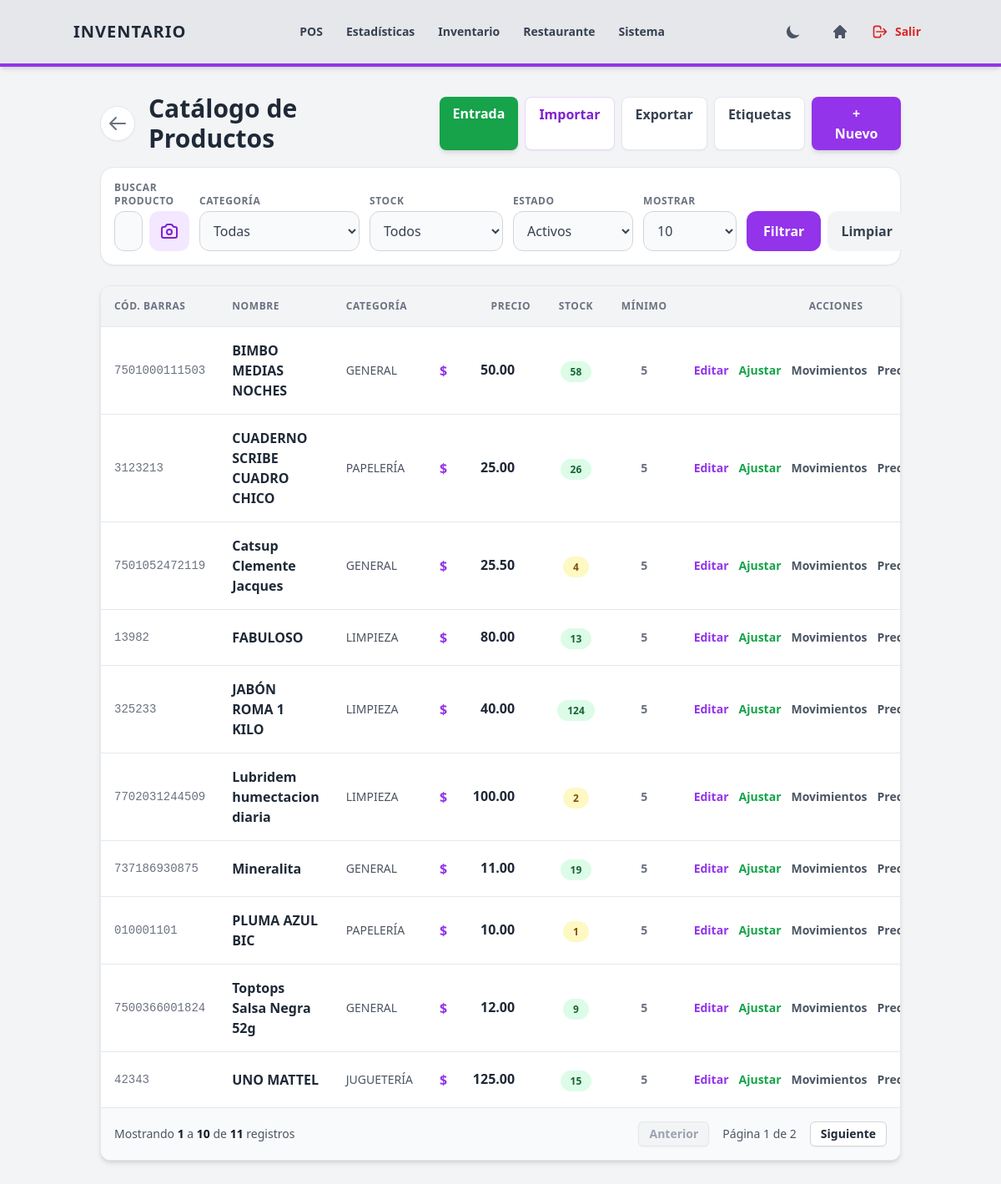
/inventario/productos/ (signed in), run on an earlier commit of the app's database.
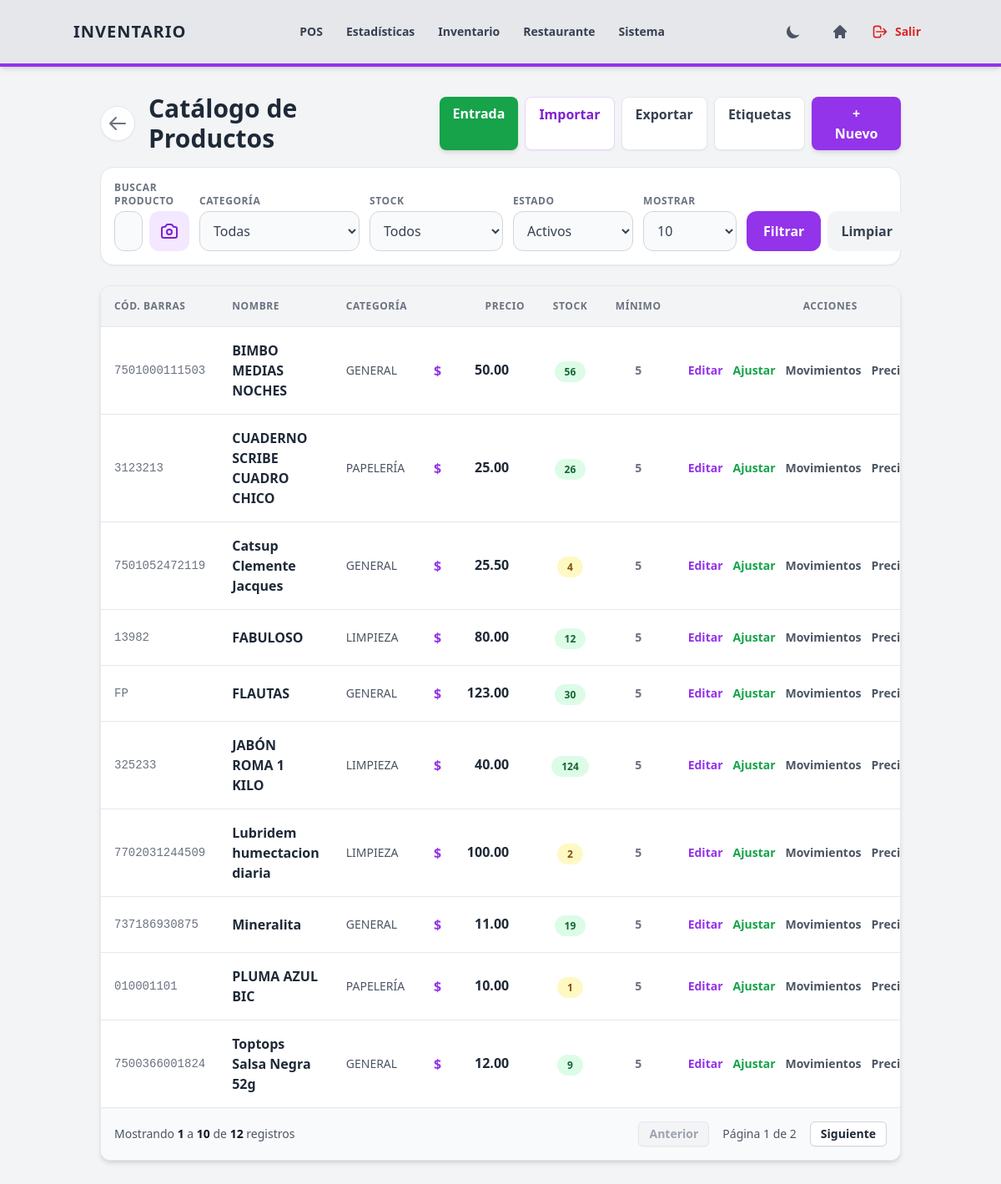
And on a later commit of the database.
### inventario/models.py (models this page shows, shortened)
class Producto(models.Model):
    codigo_barras = models.CharField(max_length=50, unique=True)
    nombre = models.CharField(max_length=200)
    categoria = models.ForeignKey(Categoria, on_delete=models.SET_NULL, null=True, related_name='productos')
    stock = models.IntegerField(default=0)
    stock_minimo = models.PositiveIntegerField(default=5)
    activo = models.BooleanField(default=True)
    class Meta:
        constraints = [
            models.CheckConstraint(condition=models.Q(stock__gte=0), name='producto_stock_no_negativo'),
            models.CheckConstraint(condition=models.Q(stock_minimo__gte=0), name='producto_stock_minimo_no_negativo'),
        ]

class Categoria(models.Model):
    nombre = models.CharField(max_length=100, unique=True)
    descripcion = models.TextField(blank=True, null=True)

class PrecioProducto(models.Model):
    producto = models.OneToOneField(Producto, on_delete=models.CASCADE, related_name='precios')
    costo = models.DecimalField(max_digits=10, decimal_places=2)
    precio = models.DecimalField(max_digits=10, decimal_places=2)
    margen_ganancia = models.DecimalField(max_digits=10, decimal_places=2, editable=False)
    fecha_ultimo_cambio = models.DateTimeField(auto_now=True)

### inventario/views/productos.py (the view)
# urls.py: path('productos/', views.lista_inventario, name='lista_inventario'),
@login_required
@permission_required(VER_INVENTARIO_PERMISSION, login_url='portal_principal')
def lista_inventario(request):
    contexto = _lista_inventario_context(request)
    return render(request, 'inventario/productos/lista.html', contexto)

### core/utils.py (called while the page is built)
def get_querystring_without_page(request):
    params = request.GET.copy()
    params.pop('page', None)
    return params.urlencode()

### inventario/views/productos.py (called while the page is built)
def _lista_inventario_context(request):
    productos_list, filtros = _productos_filtrados(request)
    per_page = request.GET.get('per_page', 10)
    try:
        per_page = int(per_page)
    except ValueError:
        per_page = 10
    paginator = Paginator(productos_list, per_page)
    page_number = request.GET.get('page')
    page_obj = paginator.get_page(page_number)
    return {
        **get_config_context('Inventario', 'border-purple-600'),
        'page_obj': page_obj,
        'per_page': per_page,
        **filtros,
        'categorias': Categoria.objects.all().order_by('nombre'),
        'querystring': get_querystring_without_page(request),
    }

### inventario/templates/inventario/productos/lista.html (shortened to what the changed rows need)
{% extends "base/base.html" %}
{% block content %}
<div class="flex flex-col sm:flex-row justify-between items-center mb-4 gap-4">
    <div class="flex items-center gap-4 w-full sm:w-auto">
        <h2 class="text-2xl sm:text-3xl font-bold">Catálogo de Productos</h2>
    </div>
</div>
<section id="inventario-lista-tiempo-real" data-lista-live-url="{% url 'lista_inventario_live' %}{% if request.GET.urlencode %}?{{ request.GET.urlencode }}{% endif %}">
    {% include 'inventario/productos/partials/lista_resultados.html' %}
</section>
{% endblock %}

### inventario/templates/inventario/productos/partials/lista_resultados.html (shortened to what the changed rows need)
<div class="bg-white dark:bg-gray-800 rounded-xl shadow-md overflow-hidden border border-gray-200 dark:border-gray-700">
    <div class="hidden md:block overflow-x-auto">
        <table class="w-full text-left border-collapse min-w-[820px]">
            <thead>
                <tr class="bg-gray-100 dark:bg-gray-700 text-gray-500 dark:text-gray-300 uppercase text-xs tracking-wider border-b dark:border-gray-600">
                    <th class="p-4">Cód. Barras</th>
                    <th class="p-4">Nombre</th>
                    <th class="p-4">Categoría</th>
                    <th class="p-4 text-right">Precio</th>
                    <th class="p-4 text-center">Stock</th>
                    <th class="p-4 text-center">Mínimo</th>
                    <th class="p-4 text-center">Acciones</th>
                </tr>
            </thead>
            <tbody class="divide-y divide-gray-200 dark:divide-gray-700">
                {% for p in page_obj %}
                <tr class="hover:bg-gray-50 dark:hover:bg-gray-700/50 transition-colors">
                    <td class="p-4 font-mono text-sm text-gray-500 dark:text-gray-400">{{ p.codigo_barras }}</td>
                    <td class="p-4">
                        <p class="font-bold">{{ p.nombre }}</p>
                    </td>
                    <td class="p-4 text-sm text-gray-600 dark:text-gray-400">{{ p.categoria.nombre|default:"Sin categoría" }}</td>
                    <td class="p-4 text-right">
                        {% if perms.configuraciones.editar_precios or request.user.is_superuser %}
                            {% include 'inventario/productos/partials/precio_inline.html' with p=p %}
                        {% else %}
                            <span class="font-black text-purple-600 dark:text-purple-400">${{ p.precios.precio|default:'0.00'|floatformat:2 }}</span>
                        {% endif %}
                    </td>
                    <td class="p-4 text-center">
                        {% if p.stock > p.stock_minimo %}
                            <span class="bg-green-100 text-green-800 dark:bg-green-900 dark:text-green-300 px-3 py-1 rounded-full text-xs font-bold">{{ p.stock }}</span>
                        {% elif p.stock > 0 %}
                            <span class="bg-yellow-100 text-yellow-800 dark:bg-yellow-900 dark:text-yellow-300 px-3 py-1 rounded-full text-xs font-bold">{{ p.stock }}</span>
                        {% else %}
                            <span class="bg-red-100 text-red-800 dark:bg-red-900 dark:text-red-300 px-3 py-1 rounded-full text-xs font-bold">Agotado</span>
                        {% endif %}
                    </td>
                    <td class="p-4 text-center text-sm font-bold text-gray-500 dark:text-gray-400">{{ p.stock_minimo }}</td>
                    <td class="p-4 text-center">
                        <div class="flex items-center justify-center gap-3">
                            {% if perms.configuraciones.editar_productos or request.user.is_superuser %}
                            <button hx-get="{% url 'editar_producto' p.id %}" hx-target="#modal-content" class="text-purple-600 dark:text-purple-400 hover:underline font-bold text-sm">Editar</button>
                            {% endif %}
                            {% if perms.configuraciones.ajustar_stock or request.user.is_superuser %}
                            <button hx-get="{% url 'ajustar_stock' p.id %}" hx-target="#modal-content" class="text-green-600 dark:text-green-400 hover:underline font-bold text-sm">Ajustar</button>
                            {% endif %}
                            <a href="{% url 'movimientos_producto' p.id %}" class="text-gray-600 dark:text-gray-300 hover:underline font-bold text-sm">Movimientos</a>
                            <a href="{% url 'historial_precios_producto' p.id %}" class="text-gray-600 dark:text-gray-300 hover:underline font-bold text-sm">Precios</a>
                        </div>
                    </td>
                </tr>
                {% empty %}
                <tr>
                    <td colspan="7" class="p-8 text-center text-gray-400 dark:text-gray-500 italic">No hay productos en el inventario.</td>
                </tr>
                {% endfor %}
            </tbody>
        </table>
    </div>
    {% include "base/pagination.html" %}
</div>

### inventario/templates/inventario/productos/partials/precio_inline.html (shortened to what this page needs)
<div id="precio-inline-{{ p.id }}">
    <div class="flex items-center justify-end gap-1">
        <span class="text-purple-600 dark:text-purple-400 font-bold">$</span>
        <input type="number"
               step="0.01"
               data-decimal-places="2"
               min="0"
               name="precio"
               value="{{ p.precios.precio|default:'0.00' }}"
               hx-post="{% url 'actualizar_precio_inline' p.id %}"
               hx-trigger="change"
               hx-swap="outerHTML"
               hx-target="#precio-inline-{{ p.id }}"
               title="Modificar precio directamente"
               class="w-20 sm:w-24 p-1 text-right font-black text-gray-800 dark:text-white bg-transparent border-b-2 border-transparent hover:border-purple-300 dark:hover:border-purple-600 focus:border-purple-500 focus:bg-purple-50 dark:focus:bg-gray-700 outline-none transition-all cursor-pointer rounded-t">
    </div>
</div>

What changed in the data, as far as the page shows it:
no longer on this page (row unchanged): Producto: codigo_barras "42343", nombre "UNO MATTEL", categoria.nombre "JUGUETERÍA", precio "125.00", stock "15", stock_minimo "5"
changed Producto "BIMBO MEDIAS NOCHES": stock "58" → "56"
changed Producto "FABULOSO": stock "13" → "12"
added Producto: codigo_barras "FP", nombre "FLAUTAS", categoria.nombre "GENERAL", precio "123.00", stock "30", stock_minimo "5"
Also different on the page:
{{ page_obj.paginator.count }}: "11" → "12"
